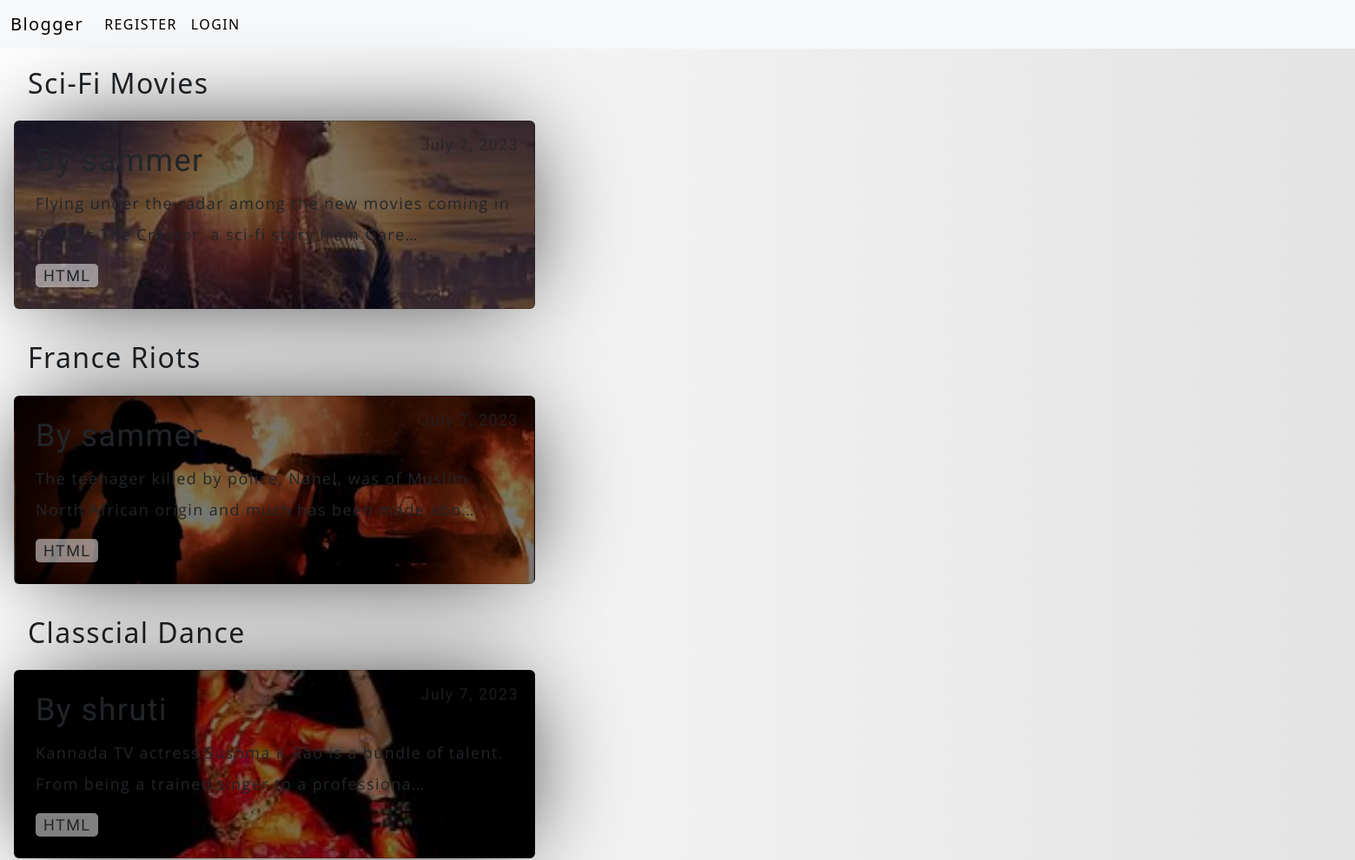
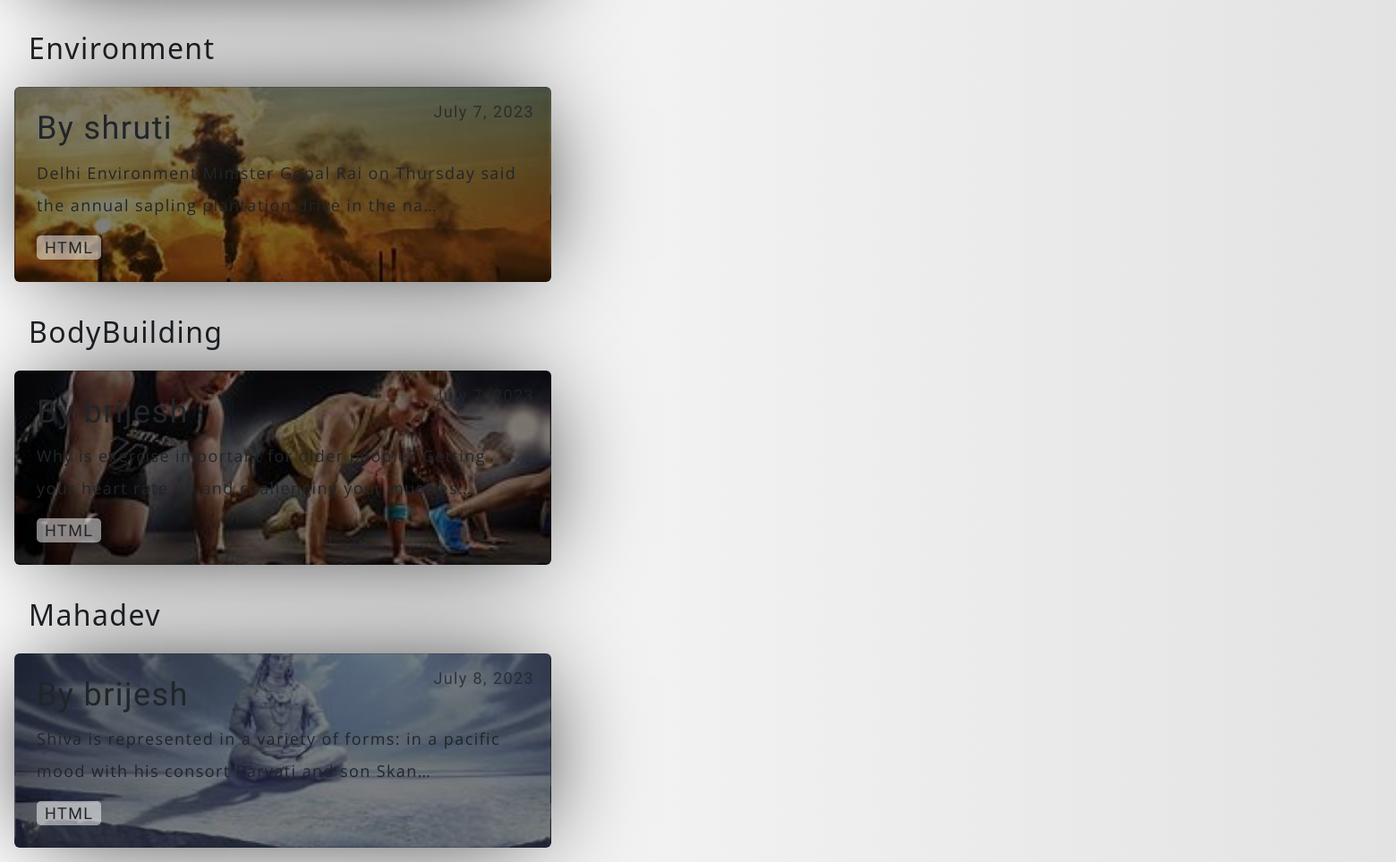
The page / on the database its author committed (2 pictures, top to bottom).
### theblog/models.py (models this page shows, shortened)
class Post(models.Model):
    title= models.CharField(max_length=100)
    header_image= models.ImageField(null=True, blank=True, upload_to='image/')
    desc= models.TextField(max_length=1000)
    posted_on= models.DateField(auto_now_add=True)
    posted_by= models.ForeignKey(User, on_delete=models.CASCADE)
    likes= models.ManyToManyField(User, related_name='liked_posts')

### theblog/views.py (the view)
# urls.py: path('', HomeView.as_view(), name="home"),
class HomeView(ListView):
    model: Post
    template_name= 'home.html'
    def get_queryset(self):
        return Post.objects.order_by('id')

### templates/home.html (shortened to what this page needs)
{% extends 'base.html' %}
{% load static %}
    {% block content %}
    {% for post in object_list %}
    <section class="cards-wrapper">
      <div class="card-grid-space">
        <div class="num">{{post.title}}</div>
        <a class="card" href="{% url 'article-detail' post.pk %}" style="--bg-img: url({{post.header_image.url}})">
          <div>
            <h1>By {{post.posted_by}}</h1>
            <p>{{post.desc|truncatechars:100}}</p>
            <div class="date">{{post.posted_on}}</div>
            <div class="tags">
              <div class="tag">HTML</div>
            </div>
          </div>
        </a>
      </div>
    </section>
    {% endfor %}
      {% endblock content %}

### templates/base.html (shortened to what this page needs)
{% load static %}
<!doctype html>
<html lang="en">
  <head>
    <link href="{% static '/css/home.css' %}" rel="stylesheet">
    <link href="{% static '/css/teams.css' %}" rel="stylesheet">
    <link href="{% static '/css/userprofile.css' %}" rel="stylesheet">
    <link href="{% static '/css/contact.css' %}" rel="stylesheet">
    <link rel="stylesheet" href="https://cdnjs.cloudflare.com/ajax/libs/font-awesome/4.7.0/css/font-awesome.min.css">
    <link href="https://cdn.jsdelivr.net/npm/bootstrap@5.3.0/dist/css/bootstrap.min.css" rel="stylesheet">
  </head>
  <body>
    <nav class="navbar navbar-expand-lg bg-light navbar-light">
      <div class="container-fluid">
        <a class="navbar-brand" href="{% url 'home'%}">Blogger</a>
        <div class="collapse navbar-collapse" id="navbarSupportedContent">
          <ul class="navbar-nav me-auto mb-2 mb-lg-0">
            {% if user.is_authenticated %}
              <li class="nav-item">
                <a class="nav-link active" aria-current="page" href="{% url 'add_post' %}">ADD POST</a>
              </li>
              <li class="nav-item">
                <a class="nav-link active" aria-current="page" href="{% url 'teams' %}">BLOGGER'S TEAM</a>
              </li>
              <li class="nav-item dropdown">
                <a class="nav-link dropdown-toggle" href="#" role="button" data-bs-toggle="dropdown" aria-expanded="false">
                  Dropdown
                </a>
                <ul class="dropdown-menu">
                  <li><a class="dropdown-item" href="{% url 'viewprofile' user.id %}">VIEW PROFILE</a></li>
                  <li><a class="dropdown-item" href="{% url 'editprofile' user.id%}">EDIT PROFILE</a></li>
                  </ul>
              </li>
              <li class="nav-item">
                <a class="nav-link active" aria-current="page" href="/authentication/logout/">LOG OUT</a>
              </li>
            {% else %}
              <li class="nav-item">
                <a class="nav-link active" aria-current="page" href="/authentication/register/">REGISTER</a>
              </li>
              <li class="nav-item">
                <a class="nav-link active" aria-current="page" href="/authentication/login/">LOGIN</a>
              </li>
            {% endif%}
          </ul>
        </div>
      </div>
    </nav>
    {% block content %} {% endblock content %}
  </body>
</html>

### static/css/home.css (style rules this page uses)
:root { --color: #3c3163; --transition-time: 0.5s; }
* { box-sizing: border-box; }
body { margin: 0; min-height: 100vh; font-family: 'Open Sans'; background: #fafafa; }
a { color: inherit; }
.cards-wrapper { display: grid; justify-content: center; align-items: start; grid-template-columns: repeat(3, 1fr); grid-gap: 1rem; padding: 1rem; margin: 0 auto; width: max-content; }
.card { font-family: 'Heebo'; --bg-filter-opacity: 0.5; background-image: linear-gradient(rgba(0,0,0,var(--bg-filter-opacity)),rgba(0,0,0,var(--bg-filter-opacity))), var(--bg-img); height: 20em; width: 25em; font-size: 1.5em; color: white; border-radius: 1em; padding: 1em; display: flex; align-items: flex-end; background-size: cover; background-position: center; box-shadow: 0 0 5em -1em black; transition: all, var(--transition-time); position: relative; overflow: hidden; border: 10px solid #ccc; text-decoration: none; }
.card h1 { margin: 0; font-size: 1.5em; line-height: 1.2em; }
.card p { font-size: 0.75em; font-family: 'Open Sans'; margin-top: 0.5em; line-height: 2em; }
.card .tags { display: flex; }
.card .tags .tag { font-size: 0.75em; background: rgba(255,255,255,0.5); border-radius: 0.3rem; padding: 0 0.5em; margin-right: 0.5em; line-height: 1.5em; transition: all, var(--transition-time); }
.card .date { position: absolute; top: 0; right: 0; font-size: 0.75em; padding: 1em; line-height: 1em; opacity: .8; }
.card:before, .card:after { content: ''; transform: scale(0); transform-origin: top left; border-radius: 50%; position: absolute; left: -50%; top: -50%; z-index: -5; transition: all, var(--transition-time); transition-timing-function: ease-in-out; }
.card:before { background: #ddd; width: 250%; height: 250%; }
.card:after { background: white; width: 200%; height: 200%; }
.card-grid-space .num { font-size: 2em; margin-bottom: 1.2rem; margin-left: 1rem; }

### static/css/teams.css (style rules this page uses)
body { margin-top:20px; background:#eee; }

### static/css/userprofile.css (style rules this page uses)
body { background: rgb(99, 39, 120) }

### static/css/contact.css (style rules this page uses)
*, *:before, *:after { box-sizing: border-box; -webkit-font-smoothing: antialiased; -moz-osx-font-smoothing: grayscale; }
body { background: linear-gradient(to right, #ffffff 0%, #e3e3e3 100%); font-size: 12px; }
body, button, input { font-family: 'Montserrat', sans-serif; font-weight: 700; letter-spacing: 1.4px; }

### rows shown on the page
Post: title "Sci-Fi Movies", header_image (picture), posted_by "sammer", desc "Flying under the radar among the new movies coming in 2023 is The Creator, a sci-fi story from Gare…", posted_on "July 7, 2023"
Post: title "France Riots", header_image (picture), posted_by "sammer", desc "The teenager killed by police, Nahel, was of Muslim North African origin and much has been made abo…", posted_on "July 7, 2023"
Post: title "Classcial Dance", header_image (picture), posted_by "shruti", desc "Kannada TV actress Sushma K Rao is a bundle of talent. From being a trained singer to a professiona…", posted_on "July 7, 2023"
Post: title "Environment", header_image (picture), posted_by "shruti", desc "Delhi Environment Minister Gopal Rai on Thursday said the annual sapling plantation drive in the na…", posted_on "July 7, 2023"
Post: title "BodyBuilding", header_image (picture), posted_by "brijesh", desc "Why is exercise important for older people? Getting your heart rate up and challenging your muscles…", posted_on "July 7, 2023"
Post: title "Mahadev", header_image (picture), posted_by "brijesh", desc "Shiva is represented in a variety of forms: in a pacific mood with his consort Parvati and son Skan…", posted_on "July 8, 2023"
